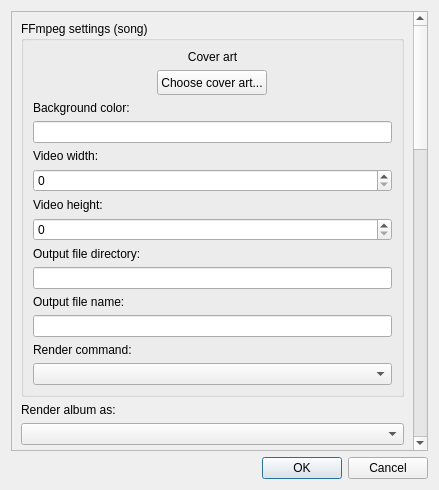
<?xml version="1.0" encoding="UTF-8"?>
<ui version="4.0">
 <class>songSettingsWindow</class>
 <widget class="QWidget" name="songSettingsWindow">
  <property name="geometry">
   <rect>
    <x>0</x>
    <y>0</y>
    <width>439</width>
    <height>490</height>
   </rect>
  </property>
  <property name="sizePolicy">
   <sizepolicy hsizetype="Expanding" vsizetype="Expanding">
    <horstretch>0</horstretch>
    <verstretch>0</verstretch>
   </sizepolicy>
  </property>
  <property name="minimumSize">
   <size>
    <width>400</width>
    <height>400</height>
   </size>
  </property>
  <layout class="QVBoxLayout" name="verticalLayout_2">
   <item>
    <widget class="SettingsScrollArea" name="scrollArea">
     <property name="minimumSize">
      <size>
       <width>200</width>
       <height>200</height>
      </size>
     </property>
     <property name="widgetResizable">
      <bool>true</bool>
     </property>
     <widget class="QWidget" name="songSettings">
      <property name="geometry">
       <rect>
        <x>0</x>
        <y>0</y>
        <width>405</width>
        <height>1388</height>
       </rect>
      </property>
      <property name="sizePolicy">
       <sizepolicy hsizetype="Expanding" vsizetype="Expanding">
        <horstretch>0</horstretch>
        <verstretch>0</verstretch>
       </sizepolicy>
      </property>
      <property name="minimumSize">
       <size>
        <width>0</width>
        <height>0</height>
       </size>
      </property>
      <layout class="QVBoxLayout" name="verticalLayout">
       <item>
        <widget class="QGroupBox" name="ffmpegSettings">
         <property name="title">
          <string>FFmpeg settings (song)</string>
         </property>
         <layout class="QVBoxLayout" name="verticalLayout_7">
          <item>
           <widget class="CoverArtDisplay" name="coverArt">
            <property name="sizePolicy">
             <sizepolicy hsizetype="Preferred" vsizetype="Fixed">
              <horstretch>0</horstretch>
              <verstretch>0</verstretch>
             </sizepolicy>
            </property>
            <property name="text">
             <string>Cover art</string>
            </property>
            <property name="alignment">
             <set>Qt::AlignCenter</set>
            </property>
           </widget>
          </item>
          <item alignment="Qt::AlignHCenter">
           <widget class="QPushButton" name="coverArtButton">
            <property name="minimumSize">
             <size>
              <width>0</width>
              <height>25</height>
             </size>
            </property>
            <property name="maximumSize">
             <size>
              <width>150</width>
              <height>50</height>
             </size>
            </property>
            <property name="text">
             <string>Choose cover art...</string>
            </property>
           </widget>
          </item>
          <item>
           <widget class="QLabel" name="label_4">
            <property name="text">
             <string>Background color:</string>
            </property>
           </widget>
          </item>
          <item>
           <widget class="QLineEdit" name="backgroundColor"/>
          </item>
          <item>
           <widget class="QLabel" name="label_24">
            <property name="text">
             <string>Video width:</string>
            </property>
           </widget>
          </item>
          <item>
           <widget class="QSpinBox" name="videoWidth">
            <property name="maximum">
             <number>99999</number>
            </property>
           </widget>
          </item>
          <item>
           <widget class="QLabel" name="label_25">
            <property name="text">
             <string>Video height:</string>
            </property>
           </widget>
          </item>
          <item>
           <widget class="QSpinBox" name="videoHeight">
            <property name="maximum">
             <number>99999</number>
            </property>
           </widget>
          </item>
          <item>
           <widget class="QLabel" name="label_6">
            <property name="text">
             <string>Output file directory:</string>
            </property>
           </widget>
          </item>
          <item>
           <widget class="QLineEdit" name="fileOutputDir"/>
          </item>
          <item>
           <widget class="QLabel" name="label_5">
            <property name="text">
             <string>Output file name:</string>
            </property>
           </widget>
          </item>
          <item>
           <widget class="QLineEdit" name="fileOutputName"/>
          </item>
          <item>
           <widget class="QLabel" name="label_2">
            <property name="text">
             <string>Render command:</string>
            </property>
           </widget>
          </item>
          <item>
           <widget class="FileComboBox" name="commandName"/>
          </item>
         </layout>
        </widget>
       </item>
       <item>
        <widget class="QLabel" name="albumPlaylistLabel">
         <property name="text">
          <string>Render album as:</string>
         </property>
        </widget>
       </item>
       <item>
        <widget class="QComboBox" name="albumPlaylist"/>
       </item>
       <item>
        <widget class="QGroupBox" name="ffmpegSettingsAlbum">
         <property name="enabled">
          <bool>false</bool>
         </property>
         <property name="title">
          <string>FFmpeg settings (album)</string>
         </property>
         <layout class="QVBoxLayout" name="verticalLayout_2">
          <item>
           <widget class="QLabel" name="label_8">
            <property name="text">
             <string>Output file directory:</string>
            </property>
           </widget>
          </item>
          <item>
           <widget class="QLineEdit" name="fileOutputDirAlbum"/>
          </item>
          <item>
           <widget class="QLabel" name="label_7">
            <property name="text">
             <string>Output file name:</string>
            </property>
           </widget>
          </item>
          <item>
           <widget class="QLineEdit" name="fileOutputNameAlbum"/>
          </item>
          <item>
           <widget class="QLabel" name="label_3">
            <property name="text">
             <string>Concatenation command name:</string>
            </property>
           </widget>
          </item>
          <item>
           <widget class="FileComboBox" name="concatCommandName"/>
          </item>
         </layout>
        </widget>
       </item>
       <item>
        <widget class="SettingCheckBox" name="uploadYouTube">
         <property name="text">
          <string>Upload to YouTube?</string>
         </property>
         <property name="checked">
          <bool>true</bool>
         </property>
         <property name="tristate">
          <bool>false</bool>
         </property>
        </widget>
       </item>
       <item>
        <widget class="QGroupBox" name="youtubeSettings">
         <property name="title">
          <string>YouTube settings (song)</string>
         </property>
         <layout class="QVBoxLayout" name="verticalLayout_6">
          <item>
           <widget class="QLabel" name="label_20">
            <property name="text">
             <string>Video title:</string>
            </property>
           </widget>
          </item>
          <item>
           <widget class="QLineEdit" name="videoTitle"/>
          </item>
          <item>
           <widget class="QLabel" name="label_21">
            <property name="text">
             <string>Video description:</string>
            </property>
           </widget>
          </item>
          <item>
           <widget class="QPlainTextEdit" name="videoDescription"/>
          </item>
          <item>
           <widget class="QLabel" name="label_22">
            <property name="text">
             <string>Video tags:</string>
            </property>
           </widget>
          </item>
          <item>
           <widget class="QPlainTextEdit" name="videoTags">
            <property name="maximumSize">
             <size>
              <width>16777215</width>
              <height>16777215</height>
             </size>
            </property>
           </widget>
          </item>
          <item>
           <widget class="QLabel" name="label">
            <property name="text">
             <string>Playlist names (one per line):</string>
            </property>
           </widget>
          </item>
          <item>
           <widget class="QPlainTextEdit" name="playlistName"/>
          </item>
          <item>
           <widget class="QLabel" name="label_23">
            <property name="text">
             <string>Visibility:</string>
            </property>
           </widget>
          </item>
          <item>
           <widget class="QComboBox" name="videoVisibility"/>
          </item>
          <item>
           <widget class="SettingCheckBox" name="notifySubs">
            <property name="text">
             <string>Notify subscribers?</string>
            </property>
           </widget>
          </item>
         </layout>
        </widget>
       </item>
       <item>
        <widget class="QGroupBox" name="youtubeSettingsAlbum">
         <property name="enabled">
          <bool>false</bool>
         </property>
         <property name="title">
          <string>YouTube settings (album)</string>
         </property>
         <layout class="QVBoxLayout" name="verticalLayout_60">
          <item>
           <widget class="QLabel" name="label_200">
            <property name="text">
             <string>Video title:</string>
            </property>
           </widget>
          </item>
          <item>
           <widget class="QLineEdit" name="videoTitleAlbum"/>
          </item>
          <item>
           <widget class="QLabel" name="label_210">
            <property name="text">
             <string>Video description:</string>
            </property>
           </widget>
          </item>
          <item>
           <widget class="QPlainTextEdit" name="videoDescriptionAlbum"/>
          </item>
          <item>
           <widget class="QLabel" name="label_220">
            <property name="text">
             <string>Video tags:</string>
            </property>
           </widget>
          </item>
          <item>
           <widget class="QPlainTextEdit" name="videoTagsAlbum">
            <property name="maximumSize">
             <size>
              <width>16777215</width>
              <height>16777215</height>
             </size>
            </property>
           </widget>
          </item>
          <item>
           <widget class="QLabel" name="label_27">
            <property name="text">
             <string>Visibility:</string>
            </property>
           </widget>
          </item>
          <item>
           <widget class="QComboBox" name="videoVisibilityAlbum"/>
          </item>
          <item>
           <widget class="SettingCheckBox" name="notifySubsAlbum">
            <property name="text">
             <string>Notify subscribers?</string>
            </property>
           </widget>
          </item>
         </layout>
        </widget>
       </item>
      </layout>
     </widget>
    </widget>
   </item>
   <item>
    <widget class="QDialogButtonBox" name="songSettingsButtonBox">
     <property name="standardButtons">
      <set>QDialogButtonBox::Cancel|QDialogButtonBox::Ok</set>
     </property>
    </widget>
   </item>
  </layout>
 </widget>
 <customwidgets>
  <customwidget>
   <class>SettingCheckBox</class>
   <extends>QCheckBox</extends>
   <header>setting_check_box.h</header>
  </customwidget>
  <customwidget>
   <class>CoverArtDisplay</class>
   <extends>QLabel</extends>
   <header>cover_art_display.h</header>
  </customwidget>
  <customwidget>
   <class>SettingsScrollArea</class>
   <extends>QScrollArea</extends>
   <header>settings_scroll_area.h</header>
   <container>1</container>
  </customwidget>
  <customwidget>
   <class>FileComboBox</class>
   <extends>QComboBox</extends>
   <header>file_combo_box.h</header>
  </customwidget>
 </customwidgets>
 <resources/>
 <connections/>
</ui>
